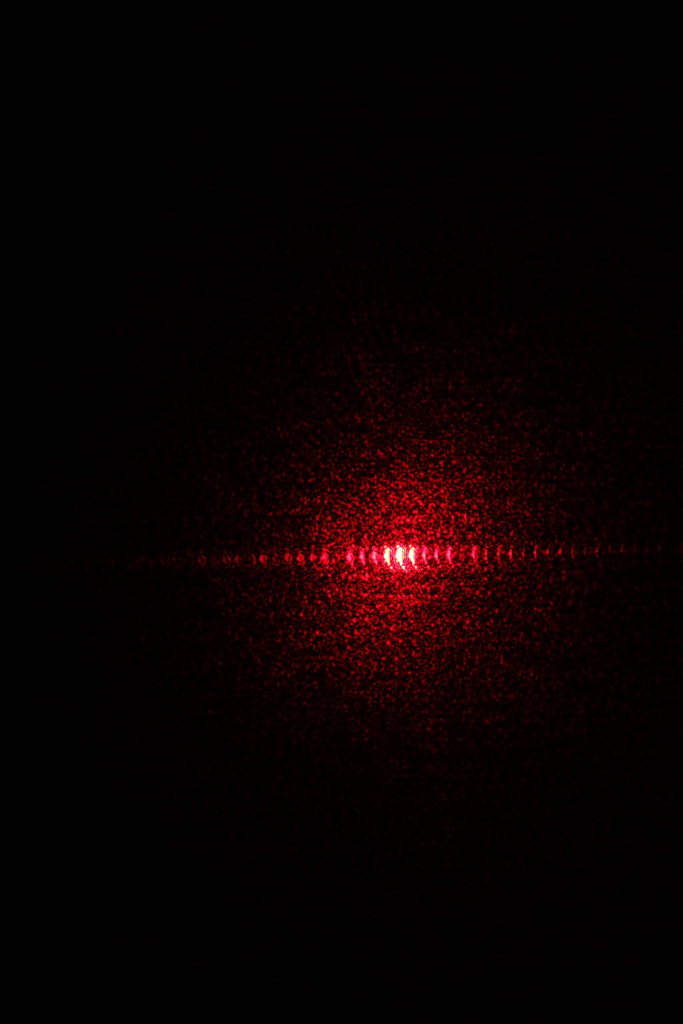
#> input picture Fourier Optics Lab/IMG_0711.JPG, 2730 x 4096 px, found by its file name (shown at 1/4 size)
$ python fixed.py
#> lines starting #> are read from the running program, lines starting #| are printed output that depends on the picture; long printed decimals are rounded
#!/usr/bin/env python3
# -*- coding: utf-8 -*-
"""
Created on Sun Mar 10 21:00:19 2019

@author: vuongthaian
"""


import numpy as np
import spinmob as s
import matplotlib.pyplot as plt
from skimage.color import rgb2gray
from skimage.feature import peak_local_max
from skimage import data, img_as_float, io, util
from scipy import ndimage as ndi

#define a new function: the FT^2 of a single slit aperture function
focal = 0.3
wavelength = 0.0000006328

def SingleSlitInt(x,w,I):
    const = np.pi*w/(focal*wavelength)
    var = const*x
    return I*(np.power(np.sin(var),2)/np.power(var,2))

# [13 lines of commented-out code are left out]
imgdots1 = io.imread("IMG_0711.jpg")
#> imgdots1 is the input picture: shape (4096, 2730, 3); mean R, G, B 9.7, 1, 1.5
imdots1 = rgb2gray(imgdots1)
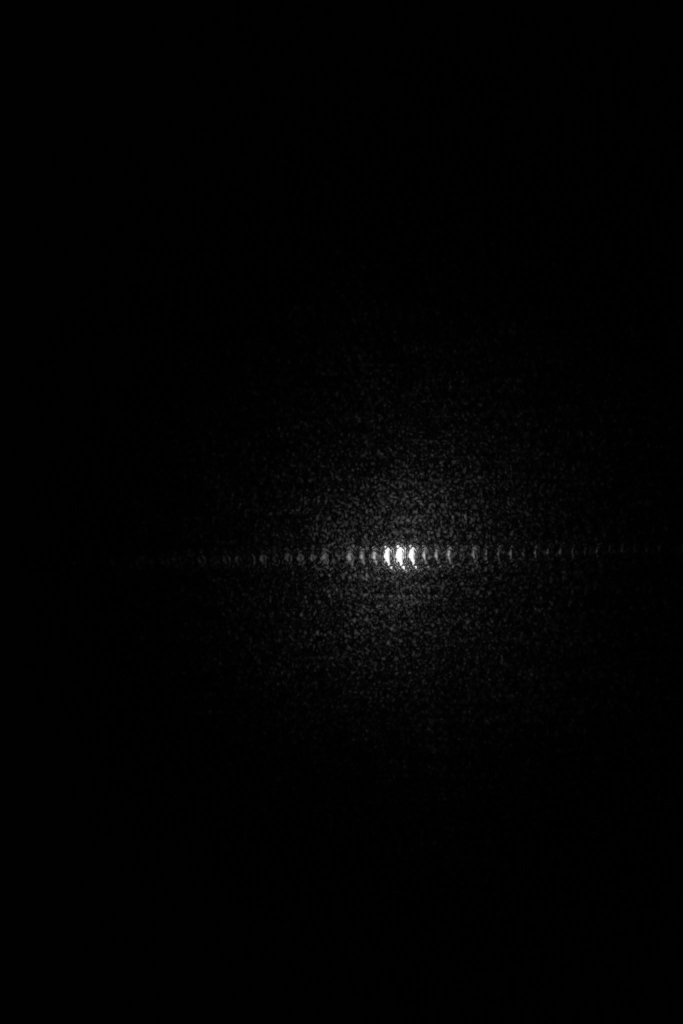
#> imdots1: shape (4096, 2730) float64 (shown at 1/4 size); min 0, max 1, mean 0.0113
imdotsT1 = np.ndarray.transpose(imdots1)
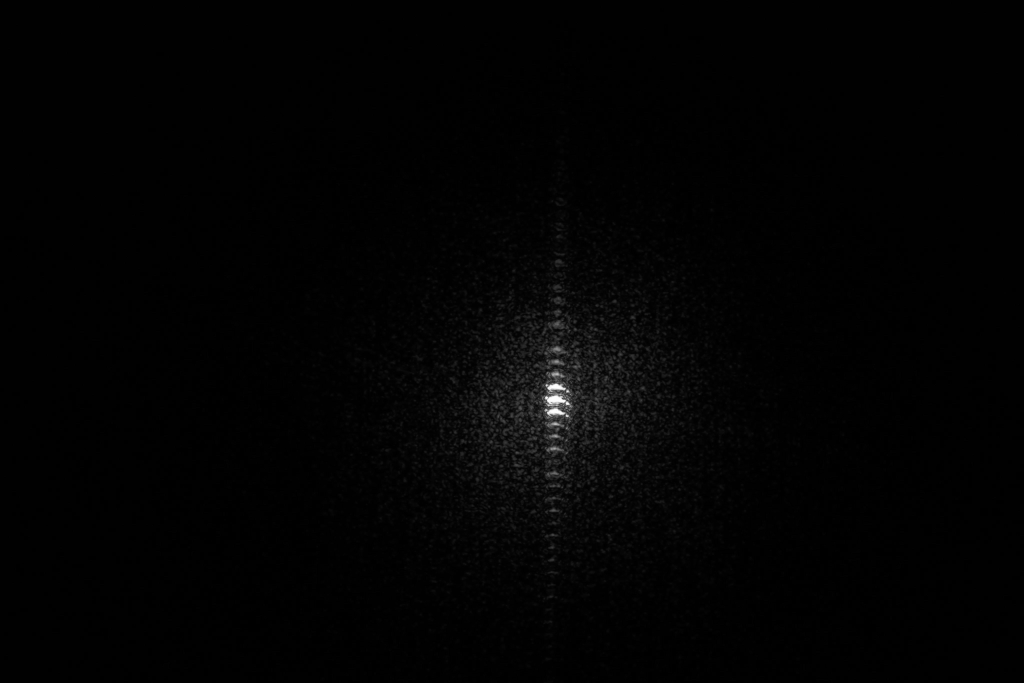
#> imdotsT1: shape (2730, 4096) float64 (shown at 1/4 size); min 0, max 1, mean 0.0113
avDot1 = np.empty(imdots1[0].size)

for i in range(imdots1[0].size):
    avDot1[i] = np.average(imdotsT1[i])
#> after the loop, avDot1 = 2730 values, max 0.0469 at index 1604, min 0.00363 at index 534, mean 0.0113


#we need to translate the data so that the maximum intensity of the image lies
#on y axis:
max_intensity = np.max(avDot1)
#> max_intensity = 0.0469
pos = avDot1.tolist().index(max_intensity)#gives an index
#> pos = 1604
total = avDot1.size #total number of points
#> total = 2730
beg = -1*pos
#> beg = -1604
end = total - pos
#> end = 1126
xdots1 = np.arange(beg,end,1)
#> xdots1 = 2730 values from -1604 to 1125
xdotsm1 = xdots1*(0.00000429) #go to measure of distance not pixel count\
#> xdotsm1 = 2730 values from -0.00688 to 0.00483

#for this grating the width of a slit is:
width = 0.0625 *(1/np.power(10,2)) #in m
y_singleSlit1 = SingleSlitInt(xdotsm1,width,(max_intensity-np.min(avDot1)))
# [4 lines of commented-out code are left out]


y1 = np.divide(avDot1-np.min(avDot1), y_singleSlit1)
Y1_min = np.ones(xdotsm1.size)*5*np.power(10,6)
#> Y1_min = 2730 values from 5000000 to 5000000

plt.plot(xdotsm1, y1)
plt.plot(xdotsm1, Y1_min)

plt.show()
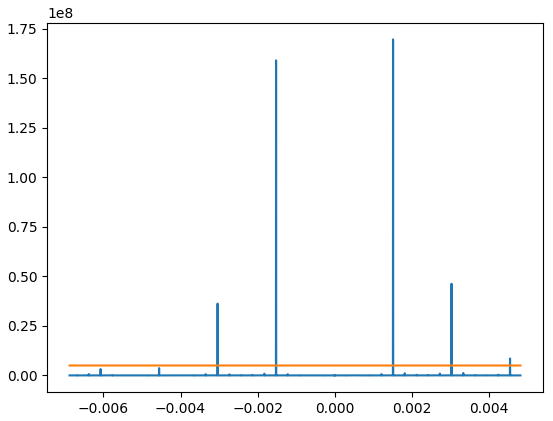
#> figure drawn by matplotlib, 1 panel

#find a value of y beyond which only the delta functions cross it.
#this is Y1_min
index1 = np.transpose(np.where(y1>Y1_min)) #gives the array of indices where the condition is met
#> index1 = [896, 1250, 1958, 2312, 2666]
print(index1)
#| [[ 896]
#|  [1250]
#|  [1958]
#|  [2312]
#|  [2666]]
#to find the distance between the peaks:
dist1 = xdotsm1[index1[2]]-xdotsm1[index1[1]]
#> dist1 = [0.00304]
print(dist1/2)
#| [0.001519]

#calculating slit separation:
dark = 0.0375 *(1/np.power(10,2)) #in m
separation = width/2 + dark
print(separation)

$ run again, with Fourier Optics Lab/IMG_0686.JPG copied over Fourier Optics Lab/IMG_0711.JPG
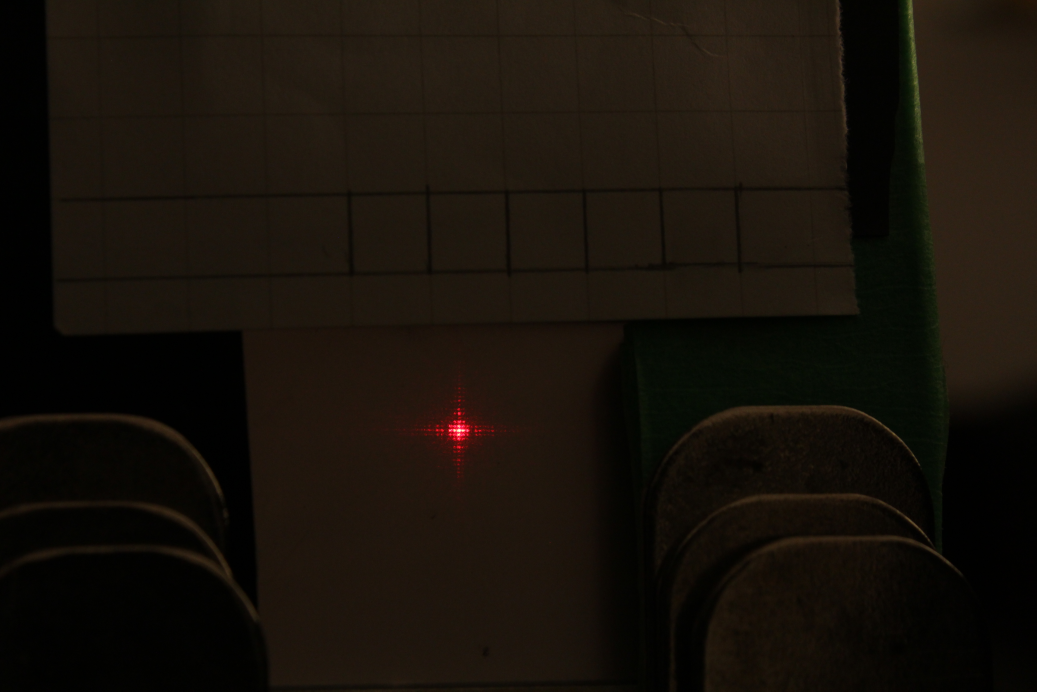
#> input picture Fourier Optics Lab/IMG_0686.JPG, 5184 x 3456 px, found by its file name (shown at 1/5 size)
#> imgdots1 is the input picture: shape (3456, 5184, 3); mean R, G, B 23.2, 17.3, 10.3
#> `imdotsT1 = np.ndarray.transpose(imdots1)`:
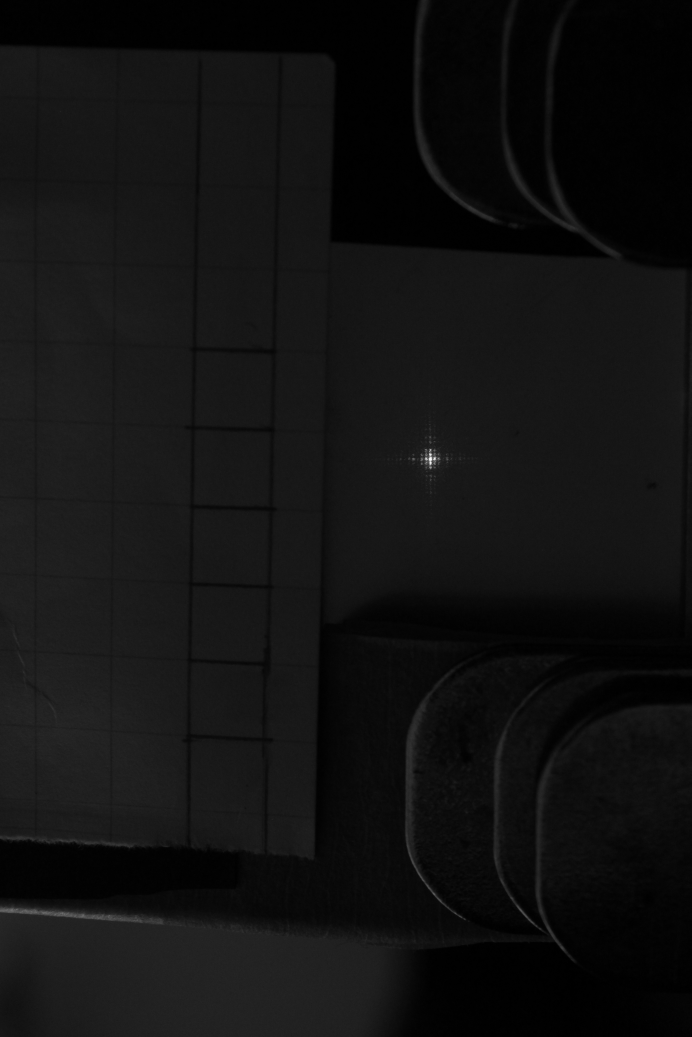
#> imdotsT1: shape (5184, 3456) float64 (shown at 1/5 size); min 0, max 0.999, mean 0.0708
#> after the loop `for i in range(imdots1[0].size):`: avDot1 = 5184 values, max 0.116 at index 2295, min 0.0104 at index 209, mean 0.0708
#> max_intensity = 0.116
#> pos = 2295
#> beg = -2295
#> end = 2889
#> `plt.show()`:
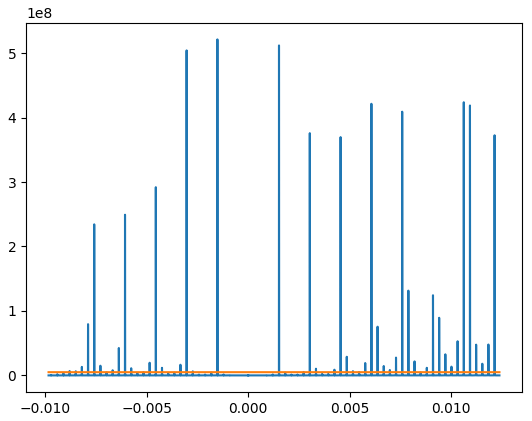
#> figure drawn by matplotlib, 1 panel
#> index1 = 59 values from 242 to 5128
#> (printed output is left out)
#> dist1 = [4.29e-06]
#| [2.145e-06]

$ run again, with Fourier Optics Lab/IMG_0718.JPG copied over Fourier Optics Lab/IMG_0711.JPG
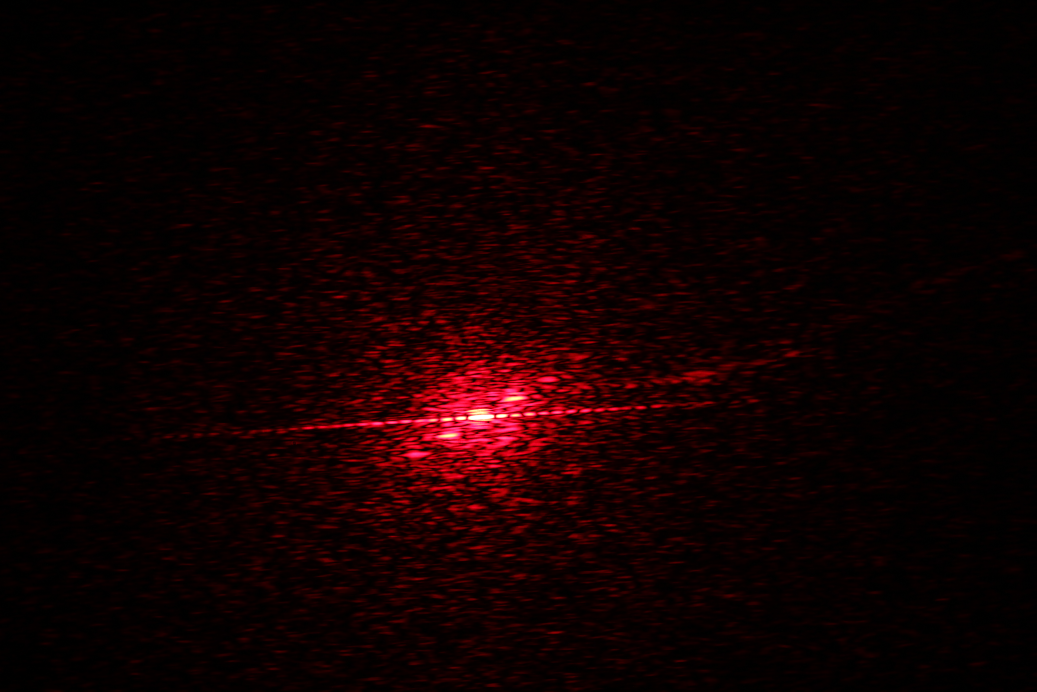
#> input picture Fourier Optics Lab/IMG_0718.JPG, 5184 x 3456 px, found by its file name (shown at 1/5 size)
#> imgdots1 is the input picture: shape (3456, 5184, 3); mean R, G, B 16, 0.6, 1
#> `imdotsT1 = np.ndarray.transpose(imdots1)`:
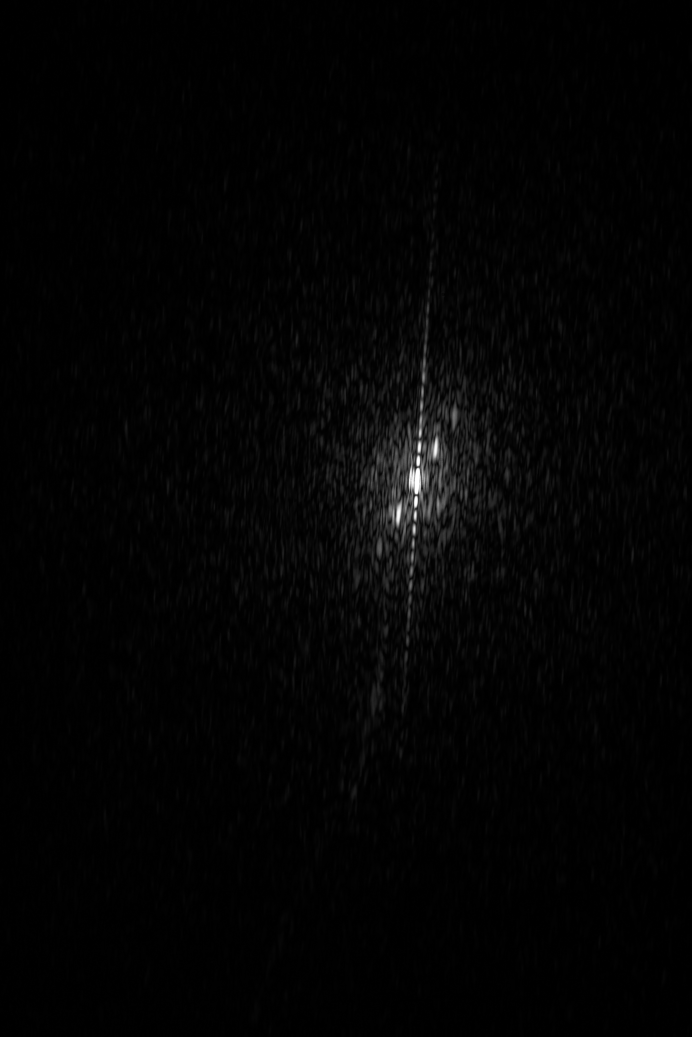
#> imdotsT1: shape (5184, 3456) float64 (shown at 1/5 size); min 0, max 1, mean 0.0154
#> after the loop `for i in range(imdots1[0].size):`: avDot1 = 5184 values, max 0.0668 at index 2392, min 0.00336 at index 149, mean 0.0154
#> max_intensity = 0.0668
#> pos = 2392
#> beg = -2392
#> end = 2792
#> `plt.show()`:
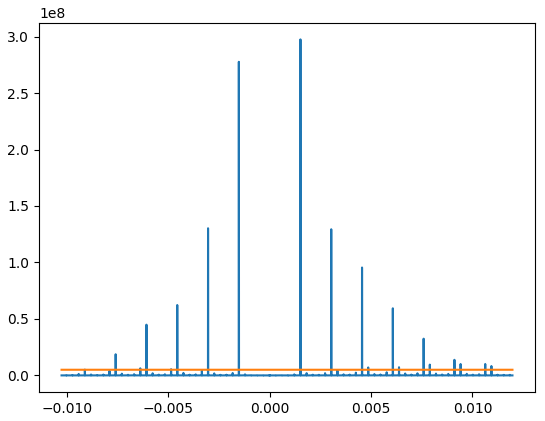
#> figure drawn by matplotlib, 1 panel
#> index1 = 20 values from 268 to 4941
#> (printed output is left out)
#> dist1 = [0.00121]
#| [0.000607]

$ run again, with Fourier Optics Lab/IMG_0739.JPG copied over Fourier Optics Lab/IMG_0711.JPG
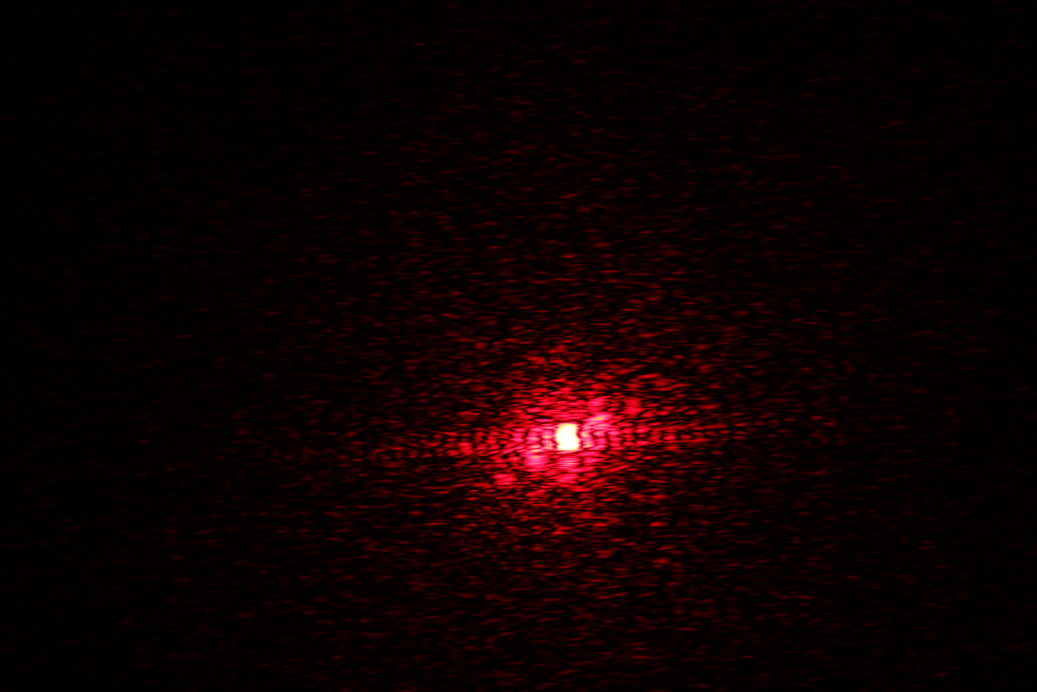
#> input picture Fourier Optics Lab/IMG_0739.JPG, 5184 x 3456 px, found by its file name (shown at 1/5 size)
#> imgdots1 is the input picture: shape (3456, 5184, 3); mean R, G, B 14.2, 0.7, 1.1
#> `imdotsT1 = np.ndarray.transpose(imdots1)`:
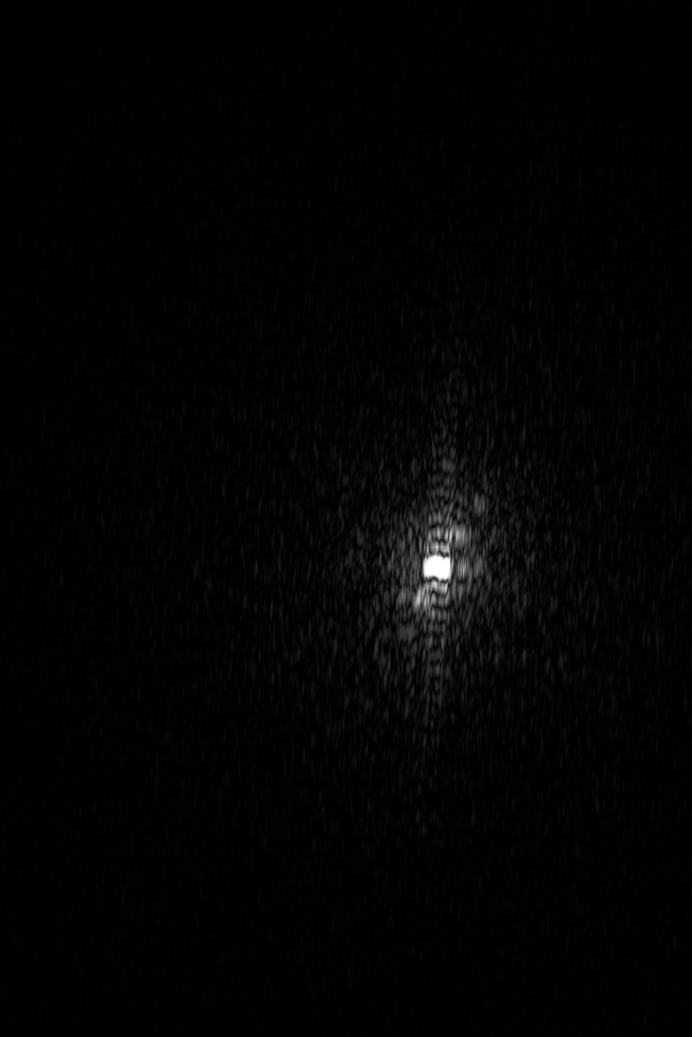
#> imdotsT1: shape (5184, 3456) float64 (shown at 1/5 size); min 0, max 1, mean 0.0141
#> after the loop `for i in range(imdots1[0].size):`: avDot1 = 5184 values, max 0.0868 at index 2838, min 0.00244 at index 39, mean 0.0141
#> max_intensity = 0.0868
#> pos = 2838
#> beg = -2838
#> end = 2346
#> `plt.show()`:
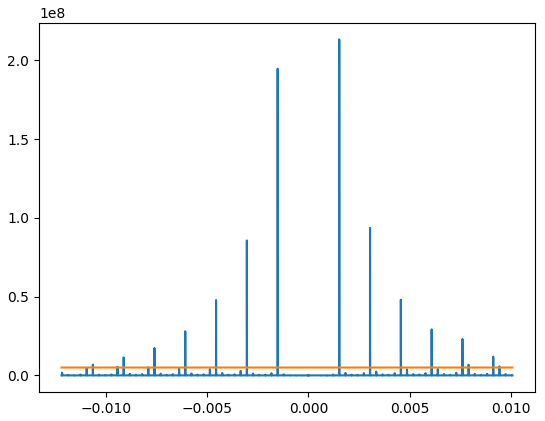
#> figure drawn by matplotlib, 1 panel
#> index1 = 17 values from 360 to 5033
#> (printed output is left out)
#> dist1 = [0.000305]
#| [0.0001523]
